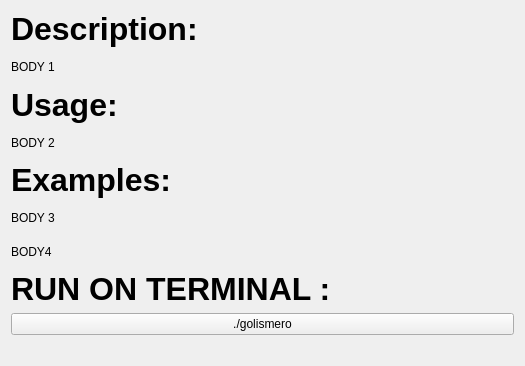
          <widget class="QWidget" name="scrollAreaWidgetContents_8">
           <property name="geometry">
            <rect>
             <x>0</x>
             <y>0</y>
             <width>525</width>
             <height>366</height>
            </rect>
           </property>
           <layout class="QGridLayout" name="gridLayout_7">
            <item row="8" column="0">
             <widget class="QPushButton" name="GoLismeroButton">
              <property name="text">
               <string>./golismero</string>
              </property>
             </widget>
            </item>
            <item row="9" column="0">
             <spacer name="GoLismeroVSpacer">
              <property name="orientation">
               <enum>Qt::Vertical</enum>
              </property>
              <property name="sizeType">
               <enum>QSizePolicy::Fixed</enum>
              </property>
              <property name="sizeHint" stdset="0">
               <size>
                <width>20</width>
                <height>20</height>
               </size>
              </property>
             </spacer>
            </item>
            <item row="7" column="0">
             <widget class="QLabel" name="GoLismeroH4">
              <property name="font">
               <font>
                <pointsize>24</pointsize>
                <weight>75</weight>
                <bold>true</bold>
               </font>
              </property>
              <property name="text">
               <string>RUN ON TERMINAL :</string>
              </property>
             </widget>
            </item>
            <item row="5" column="0">
             <widget class="QLabel" name="GoLismeroB3">
              <property name="text">
               <string>BODY 3</string>
              </property>
             </widget>
            </item>
            <item row="1" column="0">
             <widget class="QLabel" name="GoLismeroB1">
              <property name="text">
               <string>BODY 1</string>
              </property>
             </widget>
            </item>
            <item row="2" column="0">
             <widget class="QLabel" name="GoLismeroH2">
              <property name="font">
               <font>
                <pointsize>24</pointsize>
                <weight>75</weight>
                <bold>true</bold>
               </font>
              </property>
              <property name="text">
               <string>Usage:</string>
              </property>
             </widget>
            </item>
            <item row="0" column="0">
             <widget class="QLabel" name="GoLismeroH1">
              <property name="font">
               <font>
                <pointsize>24</pointsize>
                <weight>75</weight>
                <bold>true</bold>
               </font>
              </property>
              <property name="text">
               <string>Description:</string>
              </property>
             </widget>
            </item>
            <item row="3" column="0">
             <widget class="QLabel" name="GoLismeroB2">
              <property name="text">
               <string>BODY 2</string>
              </property>
             </widget>
            </item>
            <item row="4" column="0">
             <widget class="QLabel" name="GoLismeroH3">
              <property name="font">
               <font>
                <pointsize>24</pointsize>
                <weight>75</weight>
                <bold>true</bold>
               </font>
              </property>
              <property name="text">
               <string>Examples:</string>
              </property>
             </widget>
            </item>
            <item row="6" column="0">
             <widget class="QLabel" name="GoLismeroB4">
              <property name="text">
               <string>BODY4</string>
              </property>
             </widget>
            </item>
           </layout>
          </widget>
